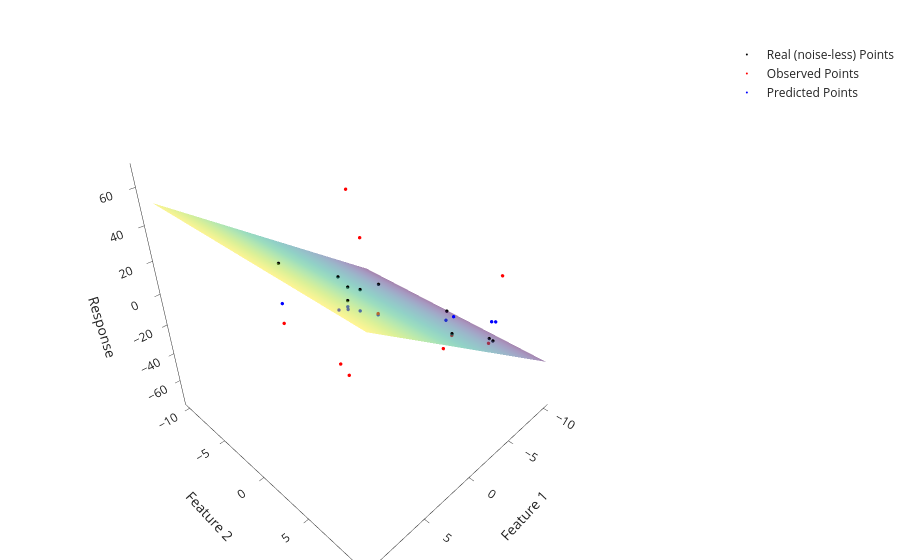

The code cell stored with this chart in its notebook:
### Code cell
go.Figure([go.Surface(x=xv1, y=xv2, z=surface, opacity=.5, showscale=False),
                 go.Scatter3d(name="Real (noise-less) Points", x=x[:,0], y=x[:,1], z=y_, mode="markers", marker=dict(color="black", size=2)),
                 go.Scatter3d(name="Observed Points", x=x[:,0], y=x[:,1], z=y, mode="markers", marker=dict(color="red", size=2)),
                 go.Scatter3d(name="Predicted Points", x=x[:,0], y=x[:,1], z=y_hat, mode="markers", marker=dict(color="blue", size=2))],
               layout=go.Layout(scene=dict(xaxis=dict(title="Feature 1"),
                                           yaxis=dict(title="Feature 2"),
                                           zaxis=dict(title="Response")))).show()
